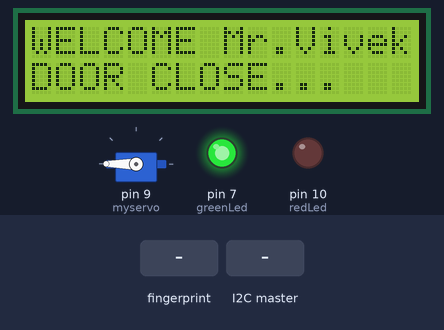
A sketch run on a simulated Arduino Uno, built with avr-gcc and run on an emulated ATmega328P. Shown: 16×2 character LCD, servo, output pins drawn as LEDs (lit = HIGH). The test bench sets the inputs (shaded band). What the sketch prints to the serial monitor is not drawn.

Above: at 2.3 s.
2.4 s: finger stored as number 1 placed on the sensor
At 5.3 s:
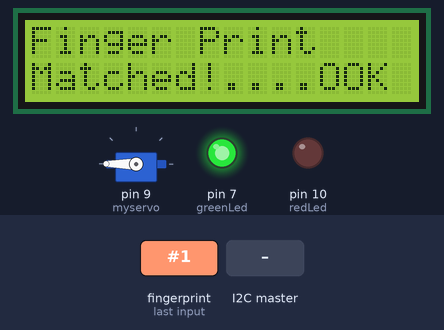
At 7.9 s:
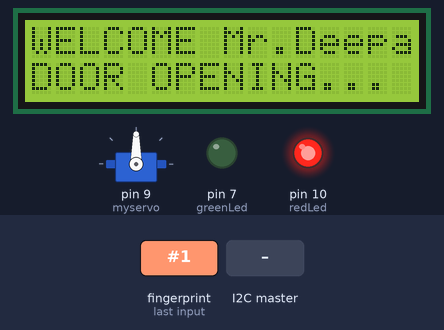
9.1 s: the I2C master sends the byte 1
At 10.63 s:
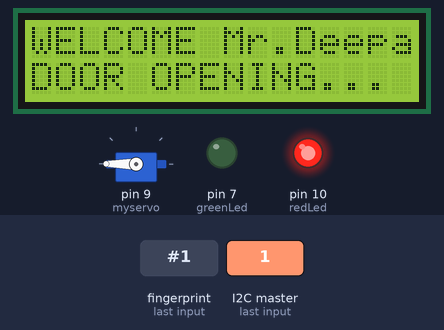
12.1 s: the I2C master sends the byte 0
13.6 s: the I2C master sends the byte 2
Timing chart, 0 to 16.1 s (numbered marks = the images above; inputs shaded):
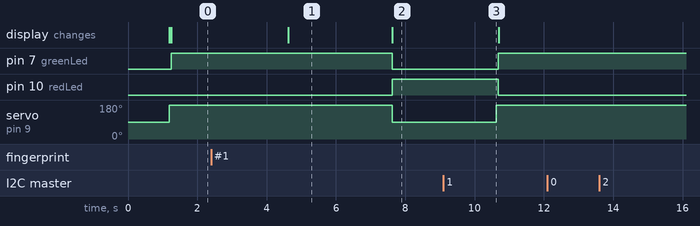

Measured:
- after the input at 2.4 s, pin 7 (greenLed): HIGH → LOW after 5.2 s; pin 10 (redLed): LOW → HIGH after 5.2 s; servo on pin 9 (myservo): 180° → 90° after 5.2 s; the display: changes after 2.2 s (image 1)
- after the input at 12.1 s, every drawn part: stays the same
- after the input at 13.6 s, every drawn part: stays the same
- what the display in image 1 shows lasts 3.0 s, from 4.6 s to 7.6 s

The sketch:

fingerPrintArduino.ino
```cpp
#include <Adafruit_Fingerprint.h>
const int redLed =10;
const int greenLed =7;

#include <LiquidCrystal.h>
#include<SoftwareSerial.h>
#include <Wire.h>
// initialize the library by associating any needed LCD interface pin
// with the arduino pin number it is connected to
const int rs = 11, en = 12, d4 = 2, d5 = 3, d6 = 4, d7 = 8;
LiquidCrystal lcd(rs, en, d4, d5, d6, d7);
// On Leonardo/Micro or others with hardware serial, use those! #0 is green wire, #1 is white
// uncomment this line:
// #define mySerial Serial1

// For UNO and others without hardware serial, we must use software serial...
// pin #2 is IN from sens+or (GREEN wire)
// pin #3 is OUT from arduino  (WHITE wire)
// comment these two lines if using hardware serial
SoftwareSerial myFinger(5,6);
//SoftwareSerial mySerial(7,10);

#include <Servo.h>
int x =0;

Servo myservo;
Adafruit_Fingerprint finger = Adafruit_Fingerprint(&myFinger);

void setup(){
  lcd.begin(16, 2);
  pinMode(redLed,OUTPUT);
  pinMode(greenLed,OUTPUT);

  myservo.attach(9);
   Wire.begin(10);  // Join I2C bus with address 0x10
  Wire.onReceive(receiveEvent);
  Serial.begin(9600);


  // mySerial.begin(9600);
  while (!Serial);  // For Yun/Leo/Micro/Zero/...
  delay(100);
  Serial.println("\n\nAdafruit finger detect test");

  // set the data rate for the sensor serial port
  finger.begin(57600);

  if (finger.verifyPassword()) {
    Serial.println("Found fingerprint sensor!");
  } else {
    Serial.println("Did not find fingerprint sensor :(");
    while (1) { delay(1); }
  }

  finger.getTemplateCount();
  Serial.print("Sensor contains "); Serial.print(finger.templateCount); Serial.println(" templates");
  Serial.println("Waiting for valid finger...");
  lcd.print("SMART ");


}


void loop()                     // run over and over again
{
  myservo.write(180);
  getFingerprintID();
}


uint8_t getFingerprintID() {
  uint8_t p = finger.getImage();
  switch (p) {
    case FINGERPRINT_OK:
      Serial.println("Image taken");
      break;
    case FINGERPRINT_NOFINGER:
          Serial.println("No finger detected");
          digitalWrite(redLed,LOW);
          digitalWrite(greenLed,HIGH);

          lcd.clear();
          lcd.print("WELCOME Mr.Vivek");
          lcd.setCursor(0, 1);
          lcd.print("DOOR CLOSE...");

          delay(3000);
      return p;

    case FINGERPRINT_PACKETRECIEVEERR:
      Serial.println("Communication error");
      return p;

    case FINGERPRINT_IMAGEFAIL:
      Serial.println("Imaging error");
      return p;
    default:
      Serial.println("Unknown error");
      return p;
  }

  // OK success!

  p = finger.image2Tz();
  switch (p) {
    case FINGERPRINT_OK:
      Serial.println("Image converted");
      break;
    case FINGERPRINT_IMAGEMESS:
      Serial.println("Image too messy");

      return p;
    case FINGERPRINT_PACKETRECIEVEERR:
      Serial.println("Communication error");
      return p;
    case FINGERPRINT_FEATUREFAIL:
      Serial.println("Could not find fingerprint features");
      return p;
    case FINGERPRINT_INVALIDIMAGE:
      Serial.println("Could not find fingerprint features");
      return p;
    default:
      Serial.println("Unknown error");

      return p;
  }

  // OK converted!
  p = finger.fingerFastSearch();
  if (p == FINGERPRINT_OK) {
    Serial.println("Found a print match!");
    lcd.clear();
    lcd.setCursor(0,0);
  lcd.print("Finger Print");
     lcd.setCursor(0,1);
     lcd.print("Matched!....OOK");
    delay(3000);
     digitalWrite(redLed,HIGH);
 digitalWrite(greenLed,LOW);
  } else if (p == FINGERPRINT_PACKETRECIEVEERR) {
    Serial.println("Communication error");
    return p;
  }
  else {
    Serial.println("Unknown error");
         lcd.clear();
         lcd.setCursor(0,0);
      lcd.print("Finger Print");
     lcd.setCursor(0,1);
      lcd.print("Invalid!...");
      delay(3000);
    return p;
  }

  // found a match!
  Serial.print("Found ID #"); Serial.print(finger.fingerID);
  String str="WELCOME Mr.Deepak";
  if(finger.fingerID==9)
  str="WELCOME Mr.DEEPAK";
  Serial.print(" with confidence of "); Serial.println(finger.confidence);
 myservo.write(90);
 digitalWrite(redLed,HIGH);
 digitalWrite(greenLed,LOW);

  lcd.clear();
  lcd.print(str);
  lcd.setCursor(0, 1);
  lcd.print("DOOR OPENING...");

  delay(3000);
  //lcd.clear();
  return finger.fingerID;

}


// returns -1 if failed, otherwise returns ID #
int getFingerprintIDez() {
  uint8_t p = finger.getImage();
  if (p != FINGERPRINT_OK)  return -1;

  p = finger.image2Tz();
  if (p != FINGERPRINT_OK)  return -1;

  p = finger.fingerFastSearch();
  if (p != FINGERPRINT_OK)  return -1;
  if(finger.fingerID==1)
  {
    Serial.print("Hello");
  }

  // found a match!
  Serial.print("Found ID #"); Serial.print(finger.fingerID);
  Serial.print(" with confidence of "); Serial.println(finger.confidence);
 myservo.write(180);
 digitalWrite(redLed,HIGH);
 digitalWrite(greenLed,LOW);

  delay(3000);
  return finger.fingerID;
}

//started communication using i2c
void receiveEvent() {
  if(Wire.available()) {
    Serial.print("Incoming:");
    char c = Wire.read();
    if(c=='1')
    fun();
    Serial.println(c);
     delay(3000);
  }
}

void fun(){
 myservo.write(90);
 digitalWrite(redLed,HIGH);
 digitalWrite(greenLed,LOW);
// digitalWrite(buzerPin,HIGH);
  lcd.clear();
 lcd.print("WELCOME MR. Vivek");
  lcd.setCursor(0, 1);
  lcd.print("DOOR OPENING...");

}
```
